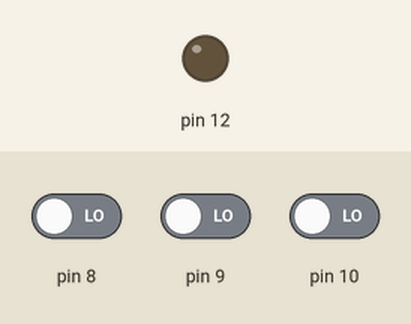
The sketch below on a simulated Arduino Uno, built with avr-gcc and run on an emulated ATmega328P. On the bench: output pins drawn as LEDs (lit = HIGH). The test bench sets the inputs (shaded band); at power-on: pin 9 LOW, pin 8 LOW, pin 10 LOW.

Above: at 8.8 s.
8.9 s: pin 9 driven HIGH
At 13.3 s:
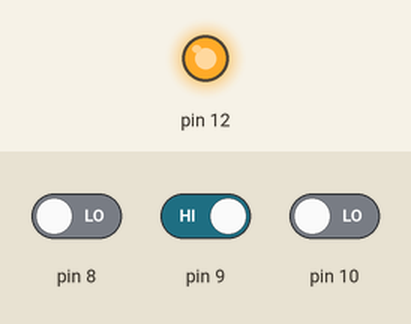
13.9 s: pin 9 driven LOW
At 16.4 s:
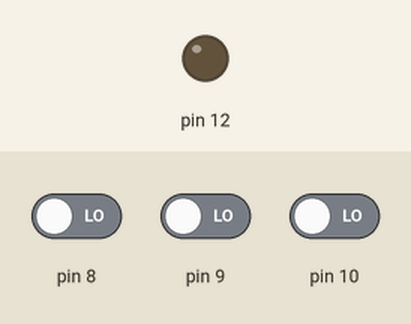
Timing chart, 0 to 17.9 s (numbered marks = the images above; inputs shaded):
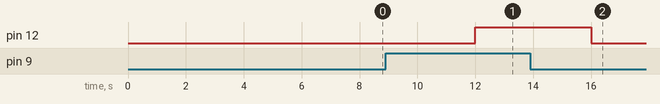

Measured:
- after the input at 8.9 s, pin 12: LOW → HIGH after 3.1 s
- after the input at 13.9 s, pin 12: HIGH → LOW after 2.1 s

The sketch:

riego.ino
```cpp
// C++ code
//
int A = 0;

int B = 0;

int C = 0;

void setup()
{
  pinMode(10, INPUT);
  pinMode(9, INPUT);
  pinMode(8, INPUT);
  pinMode(12, OUTPUT);
}

void loop()
{
  A = digitalRead(10);
  B = digitalRead(9);
  C = digitalRead(8);
  if ((!(A == HIGH)) && (B == HIGH && (!(C == HIGH)))) {
    digitalWrite(12, HIGH);
    delay(4000); // Wait for 4000 millisecond(s)
  } else {
    if (A == HIGH && (B == HIGH && (!(C == HIGH)))) {
      digitalWrite(12, HIGH);
      delay(4000); // Wait for 4000 millisecond(s)
    } else {
      if (A == HIGH && (B == HIGH && C == HIGH)) {
        digitalWrite(12, HIGH);
        delay(4000); // Wait for 4000 millisecond(s)
      } else {
        digitalWrite(12, LOW);
        delay(4000); // Wait for 4000 millisecond(s)
      }
    }
  }
}
```
